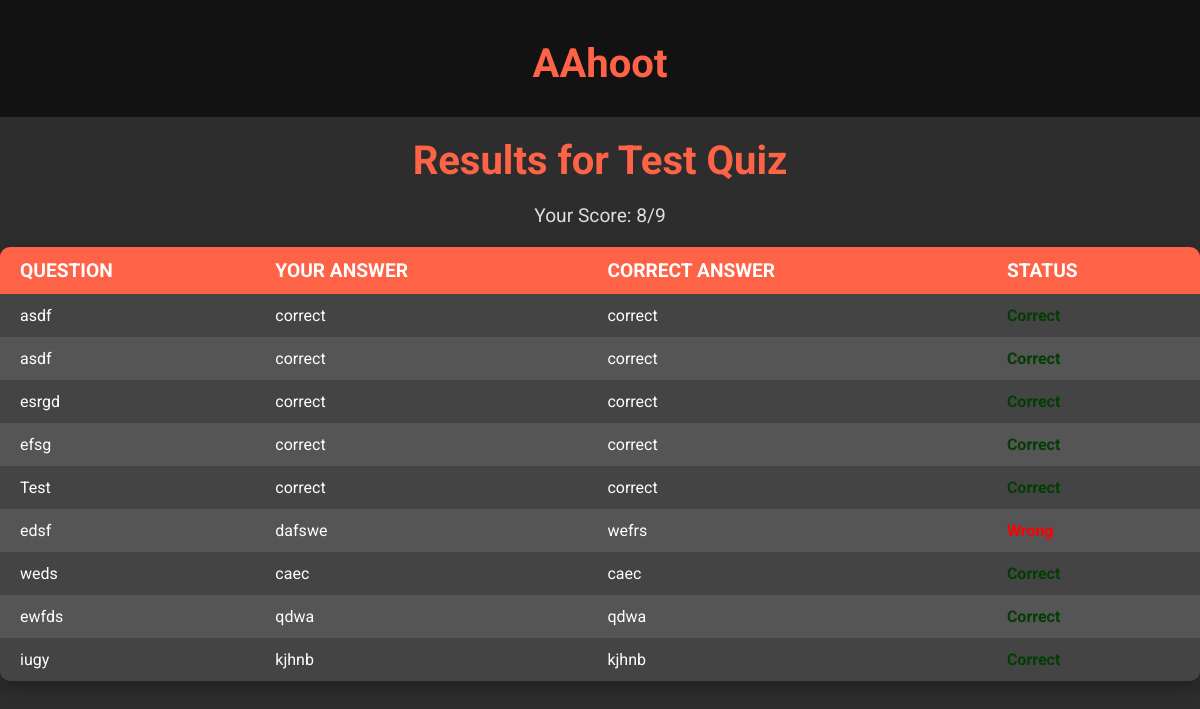
The app's page /quiz/15/result/ (signed in) with its own data.
### home/models.py (models this page shows, shortened)
class Quiz(models.Model):
    user = models.ForeignKey(User, on_delete=models.CASCADE, related_name="quizzes")
    title = models.CharField(max_length=200)
    description = models.TextField(blank=True, null=True)
    time_limit = models.PositiveIntegerField(null=True, blank=True, help_text="Time limit in minutes (leave blank for no time limit)")
    participants = models.ManyToManyField(User, related_name='played_quizzes', blank=True)
    created_at = models.DateTimeField(auto_now_add=True)
    updated_at = models.DateTimeField(auto_now=True)

class Question(models.Model):
    quiz = models.ForeignKey(Quiz, on_delete=models.CASCADE, related_name="questions")
    text = models.CharField(max_length=200)

class Answer(models.Model):
    question = models.ForeignKey(Question, on_delete=models.CASCADE, related_name="answers")
    text = models.CharField(max_length=200)
    is_correct = models.BooleanField(default=False)

### home/views.py (the view)
# urls.py: path('quiz/<int:quiz_id>/result/', QuizResultView.as_view(), name="quiz_results"),
class QuizResultView(TemplateView):
    template_name = 'home/quiz_results.html'
    def get_context_data(self, **kwargs):
        context = super().get_context_data(**kwargs)
        quiz_id = kwargs['quiz_id']
        user = self.request.user
        quiz = Quiz.objects.get(id=quiz_id)
        user_answers = UserAnswer.objects.filter(user=user, question__quiz=quiz)
        results = []
        for user_answer in user_answers:
            question = user_answer.question
            selected_answer = user_answer.selected_answer
            correct_answer = question.answers.filter(is_correct=True).first()
            results.append({
                'question': question,
                'selected_answer': selected_answer,
                'correct_answer': correct_answer,
                'is_correct': selected_answer == correct_answer
            })
        context['quiz'] = quiz
        context['results'] = results
        context['score'] = user_answers.filter(selected_answer__is_correct=True).count()
        context['total_questions'] = quiz.questions.count()
        return context

### home/templates/home/quiz_results.html
{% extends 'home/main.html' %}
{% block content %}
<h1>Results for {{ quiz.title }}</h1>
<p class="score-info">Your Score: {{ score }}/{{ total_questions }}</p>
<table class="quiz-results">
    <thead>
        <tr>
            <th>Question</th>
            <th>Your Answer</th>
            <th>Correct Answer</th>
            <th>Status</th>
        </tr>
    </thead>
    <tbody>
        {% for result in results %}
        <tr>
            <td>{{ result.question.text }}</td>
            <td>
                {% if result.selected_answer %}
                    {{ result.selected_answer.text }}
                {% else %}
                    No answer selected
                {% endif %}
            </td>
            <td>{{ result.correct_answer.text }}</td>
            <td>
                {% if result.is_correct %}
                    <span class="status-correct">Correct</span>
                {% else %}
                    <span class="status-wrong">Wrong</span>
                {% endif %}
            </td>
        </tr>
        {% endfor %}
    </tbody>
</table>
{% endblock %}

### home/templates/home/main.html (style rules this page uses)
* { margin: 0; padding: 0; box-sizing: border-box; }
h1 { text-align: center; color: #FF6347; font-size: 2.5rem; margin: 20px 0; }
p { text-align: center; font-size: 1.2rem; color: #ddd; }
body { font-family: 'Roboto', sans-serif; background-color: #2d2d2d; color: white; margin: 0; padding: 0; }
h1 { text-align: center; font-size: 2.5rem; margin: 20px 0; color: #FF6347; }
.quiz-results { width: 100%; margin-top: 20px; border-collapse: collapse; background-color: #333; color: #fff; border-radius: 10px; overflow: hidden; box-shadow: 0 6px 15px rgba(0, 0, 0, 0.3); }
.quiz-results th, .quiz-results td { padding: 12px 20px; text-align: left; }
.quiz-results th { background-color: #FF6347; font-size: 1.2rem; text-transform: uppercase; }
.quiz-results td { background-color: #444; font-size: 1rem; }
.quiz-results td span { font-weight: bold; }
.quiz-results tr:nth-child(even) td { background-color: #555; }
.quiz-results .status-correct { color: rgb(3, 61, 3); }
.quiz-results .status-wrong { color: red; }

### records on screen
Quiz: title "Test Quiz"
Question: question.text "asdf", selected_answer.text "correct", correct_answer.text "correct", shows "Correct"
Question: question.text "asdf", selected_answer.text "correct", correct_answer.text "correct", shows "Correct"
Question: question.text "esrgd", selected_answer.text "correct", correct_answer.text "correct", shows "Correct"
Question: question.text "efsg", selected_answer.text "correct", correct_answer.text "correct", shows "Correct"
Question: question.text "Test", selected_answer.text "correct", correct_answer.text "correct", shows "Correct"
Question: question.text "edsf", selected_answer.text "dafswe", correct_answer.text "wefrs"
Question: question.text "weds", selected_answer.text "caec", correct_answer.text "caec", shows "Correct"
Question: question.text "ewfds", selected_answer.text "qdwa", correct_answer.text "qdwa", shows "Correct"
Question: question.text "iugy", selected_answer.text "kjhnb", correct_answer.text "kjhnb", shows "Correct"

### other values on screen
{{ score }} "8"
{{ total_questions }} "9"
